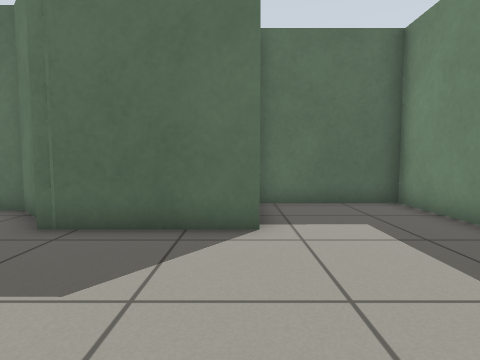
[1] (above)

14 first-person views from a walk through a robot-simulator world made for Gazebo. The camera is 0.64 m above the floor, tilts 4° down and sees 80° across. The floor is counted in squares, 0.5 m on a side. Each view is taken from the middle of a square. On the plan, view 1 faces up. The plan holds only what a view shows up to about 13 squares ahead; the rest is blank.

[2]
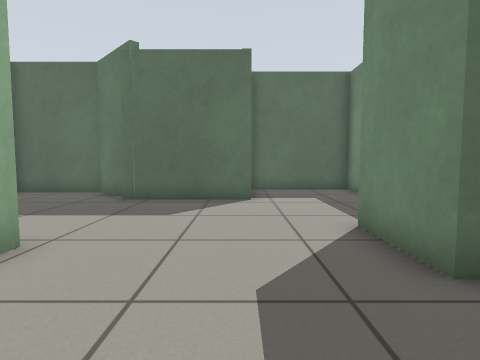

[3]
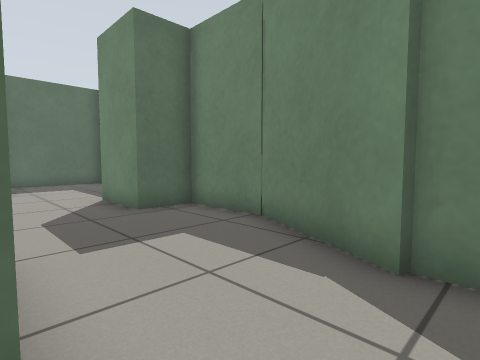

[4]
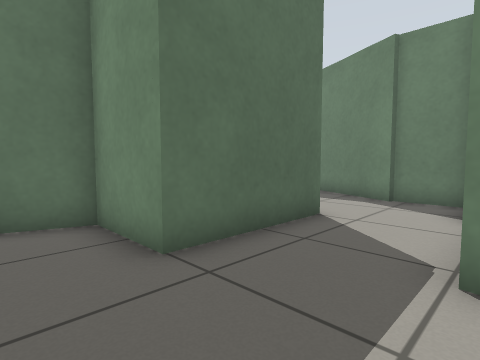

[5]
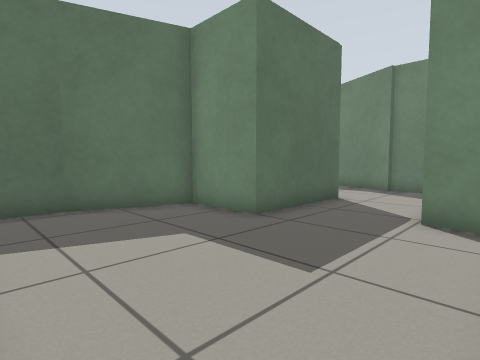

[6]
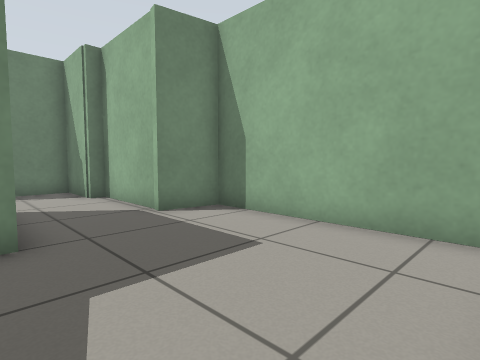

[7]
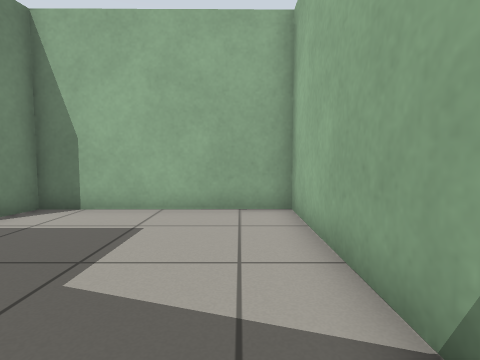

[8]
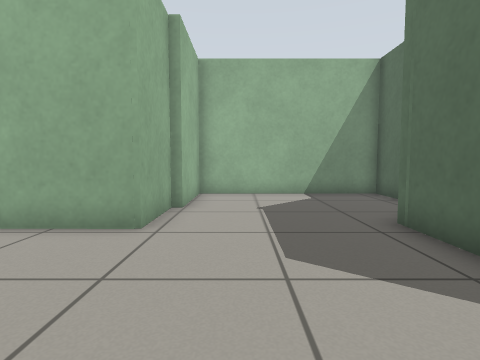

[9]
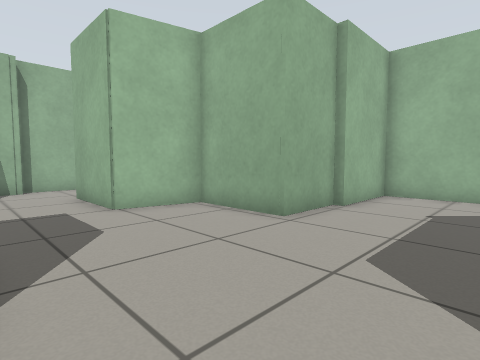

[10]
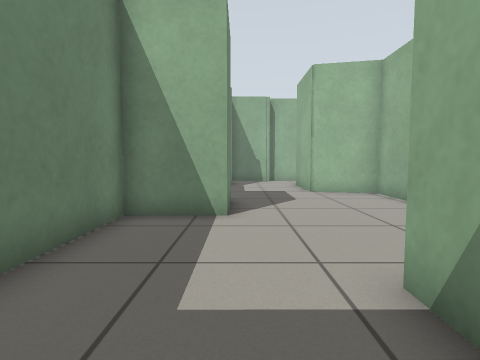

[11]
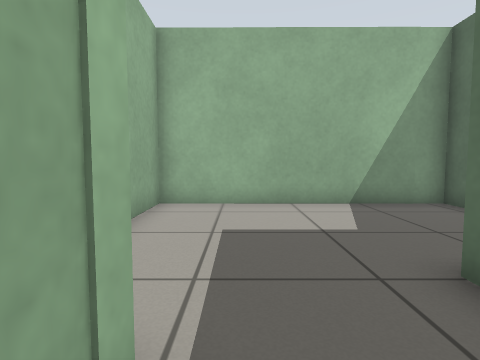

[12]
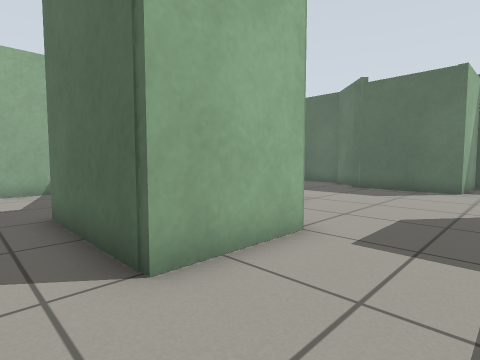

[13]
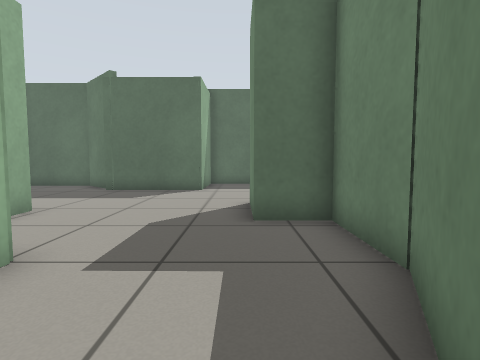

[14]
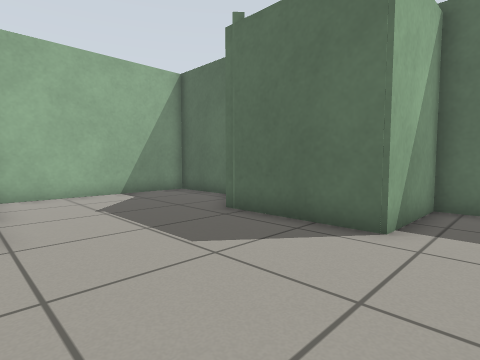

### Floor plan
Points are (right, up) in squares from view 1. A wall is a line through its corners. A room is listed if a view was taken in it or the views show most of it. See-through windows are left out.
Room 1 (views 1, 2, 8, 9, 10, 12, 13, 14)
walls: (-3.9, 5.6) (-5.4, 7.2) (-8.8, 7.2) (-8.8, 0.5) (-5.5, 0.5); (-5.6, 0.2) (-3.2, 0.2) (-3.3, -2.9) (-0.8, -3.5) (-0.8, -6.6); (2.4, -7.1) (3.9, -3.8) (3.9, -1) (2.3, -1) (2.3, 1.5) (4.7, 1.5) (4.7, 8.4) (0.4, 8.4) (0.4, 5.2) (-3.8, 5.2); (1.4, -9.1) (2.6, -9.1) (2.6, -7.1)
ways out: opening at (0, -7.7) to room 2
Room 2 (views 3, 4, 5, 6, 7, 11)
walls: (-3.2, -9.7) (0.2, -9.7) (0.2, -9.1) (1.4, -9.1); (-0.8, -6.6) (-5.1, -6.6) (-5.1, -4.1) (-8.1, -3.1) (-10.3, -3) (-10.4, -11.4) (-3.8, -11.3) (-3.5, -9.5)
ways out: opening at (0, -7.7) to room 1

Where each view was taken, in squares from view 1:
view 1: 0 up, 0 right, facing up
view 2: 4 down, 0 right, facing up
view 3: 8 down, 1 left, facing up-right
view 4: 10 down, 7 left, facing up-right
view 5: 11 down, 10 left, facing up-right
view 6: 6 down, 10 left, facing down-right
view 7: 4 down, 9 left, facing down
view 8: 2 up, 2 right, facing left
view 9: 4 up, 2 right, facing down-left
view 10: 8 up, 2 right, facing down
view 11: 9 down, 2 left, facing left
view 12: 8 down, 2 right, facing up-left
view 13: 7 down, 2 right, facing up
view 14: 0 up, 2 right, facing up-left
